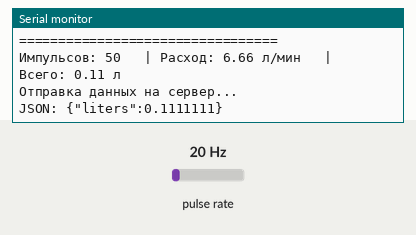
Simulated run of this sketch. Board: ESP32. Shown: the last lines printed to the serial monitor. Wiring (inferred from the names in the program): pulse sensor: data GPIO 27. The test bench sets the inputs (shaded band); at power-on: pulse rate 20 Hz. WiFi joins after 1.5 s; servers stay silent unless stated; uploads are accepted with an empty reply.

Above: at 3.7 s.
3.8 s: pulse rate (sensor on GPIO 27) set to 4 Hz
At 3.8 s:
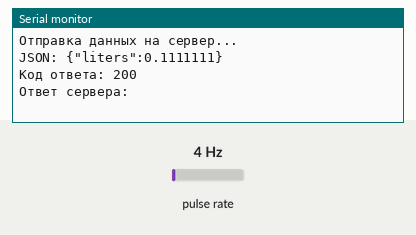
5.3 s: pulse rate (sensor on GPIO 27) set to 50 Hz
At 10.6 s:
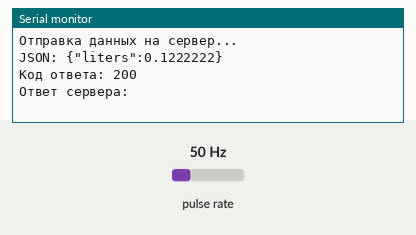
Timing chart, 0 to 12.1 s (numbered marks = the images above; inputs shaded):
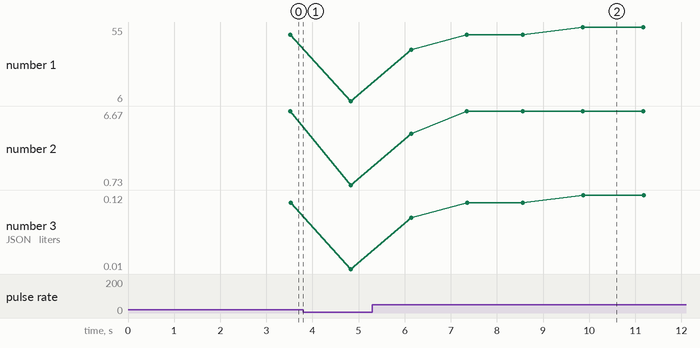

The sketch:

Code.ino
```cpp
/*
 * Smart Water Meter - ESP32 Code
 * Код для отправки данных о потреблении воды на Flask сервер
 */

#include <WiFi.h>
#include <HTTPClient.h>
#include <ArduinoJson.h>

// ============= НАСТРОЙКИ WiFi =============
const char* ssid = "iPhone (Бейбарыс) (2)";           // Замените на имя вашей WiFi сети
const char* password = "Ernur228";     // Замените на пароль WiFi

// ============= НАСТРОЙКИ СЕРВЕРА =============
const char* serverURL = "http://172.20.10.2:5000/receive_data";  // Замените IP на адрес вашего компьютера
// Чтобы узнать IP адрес вашего ПК:
// Windows: откройте командную строку и введите: ipconfig
// Найдите "IPv4 Address" для вашего WiFi адаптера

// ============= НАСТРОЙКИ ДАТЧИКА =============
const int FLOW_SENSOR_PIN = 27;  // Пин для датчика потока воды
volatile int pulseCount = 0;     // Счетчик импульсов от датчика
float calibrationFactor = 15;   // Калибровочный коэффициент (импульсов на литр)
                                 // Настройте под ваш датчик (обычно 4.5-7.5)

unsigned long oldTime = 0;
float totalLiters = 0;
float flowRate = 0;

// ============= ФУНКЦИЯ ПОДСЧЕТА ИМПУЛЬСОВ =============
void IRAM_ATTR pulseCounter() {
  pulseCount++;
}

// ============= ОТПРАВКА ДАННЫХ НА СЕРВЕР =============
void sendDataToServer(float liters) {
  if (WiFi.status() == WL_CONNECTED) {
    HTTPClient http;

    // Начинаем HTTP соединение
    http.begin(serverURL);
    http.addHeader("Content-Type", "application/json");

    // Создаем JSON документ
    StaticJsonDocument<200> doc;
    doc["liters"] = liters;

    // Сериализуем JSON в строку
    String jsonString;
    serializeJson(doc, jsonString);

    // Отправляем POST запрос
    Serial.println("Отправка данных на сервер...");
    Serial.println("JSON: " + jsonString);

    int httpResponseCode = http.POST(jsonString);

    // Проверяем ответ
    if (httpResponseCode > 0) {
      String response = http.getString();
      Serial.println("Код ответа: " + String(httpResponseCode));
      Serial.println("Ответ сервера: " + response);
    } else {
      Serial.println("Ошибка отправки: " + String(httpResponseCode));
    }

    http.end();
  } else {
    Serial.println("WiFi не подключен!");
  }
}

// ============= SETUP =============
void setup() {
  Serial.begin(115200);
  delay(1000);

  Serial.println("\n\n=================================");
  Serial.println("Smart Water Meter - ESP32");
  Serial.println("=================================\n");

  // Настройка пина датчика
  pinMode(FLOW_SENSOR_PIN, INPUT_PULLUP);
  attachInterrupt(digitalPinToInterrupt(FLOW_SENSOR_PIN), pulseCounter, FALLING);

  // Подключение к WiFi
  Serial.print("Подключение к WiFi: ");
  Serial.println(ssid);
  WiFi.begin(ssid, password);

  int attempts = 0;
  while (WiFi.status() != WL_CONNECTED && attempts < 30) {
    delay(500);
    Serial.print(".");
    attempts++;
  }

  if (WiFi.status() == WL_CONNECTED) {
    Serial.println("\n✓ WiFi подключен!");
    Serial.print("IP адрес ESP32: ");
    Serial.println(WiFi.localIP());
    Serial.print("Сервер: ");
    Serial.println(serverURL);
    Serial.println("=================================\n");
  } else {
    Serial.println("\n✗ Не удалось подключиться к WiFi!");
    Serial.println("Проверьте SSID и пароль в коде");
  }

  oldTime = millis();
}

// ============= LOOP =============
void loop() {
  // Каждую секунду рассчитываем расход
  if ((millis() - oldTime) > 1000) {

    // Отключаем прерывания для безопасного чтения
    detachInterrupt(digitalPinToInterrupt(FLOW_SENSOR_PIN));

    // Время между измерениями
unsigned long timePassed = millis() - oldTime;

// Расход (литров в минуту)
flowRate = (pulseCount / 450.0) * (60000.0 / timePassed);  // 450 импульсов ≈ 1 литр

// Литры за этот интервал
float litersThisSecond = (pulseCount / 450.0);

    totalLiters += litersThisSecond;

    // Выводим информацию
    Serial.print("Импульсов: ");
    Serial.print(pulseCount);
    Serial.print("\t | Расход: ");
    Serial.print(flowRate, 2);
    Serial.print(" л/мин");
    Serial.print("\t | Всего: ");
    Serial.print(totalLiters, 2);
    Serial.println(" л");

    // Если есть поток воды, отправляем данные на сервер
    if (litersThisSecond > 0) {
      sendDataToServer(litersThisSecond);
    }

    // Сбрасываем счетчик
    pulseCount = 0;
    oldTime = millis();

    // Включаем прерывания обратно
    attachInterrupt(digitalPinToInterrupt(FLOW_SENSOR_PIN), pulseCounter, FALLING);
  }

  // Небольшая задержка
  delay(100);
}

/*
 * ============= ИНСТРУКЦИИ ПО УСТАНОВКЕ =============
 *
 * 1. УСТАНОВКА БИБЛИОТЕК В ARDUINO IDE:
 *    - Откройте Arduino IDE
 *    - Меню: Скетч → Подключить библиотеку → Управление библиотеками
 *    - Найдите и установите:
 *      • ArduinoJson (by Benoit Blanchon)
 *    - WiFi и HTTPClient уже встроены для ESP32
 *
 * 2. НАСТРОЙКА ESP32 В ARDUINO IDE:
 *    - Меню: Файл → Настройки
 *    - Дополнительные ссылки для менеджера плат:
 *      https://raw.githubusercontent.com/espressif/arduino-esp32/gh-pages/package_esp32_index.json
 *    - Меню: Инструменты → Плата → Менеджер плат
 *    - Найдите "esp32" и установите "ESP32 by Espressif Systems"
 *    - Меню: Инструменты → Плата → ESP32 Arduino → выберите вашу модель (например, ESP32 Dev Module)
 *
 * 3. НАСТРОЙКА КОДА:
 *    - Измените ssid и password на ваши WiFi данные
 *    - Измените serverURL - замените 192.168.1.100 на IP вашего компьютера
 *    - Настройте FLOW_SENSOR_PIN под ваш пин подключения датчика
 *    - Настройте calibrationFactor под ваш датчик (см. документацию датчика)
 *
 * 4. ПОДКЛЮЧЕНИЕ ДАТЧИКА ПОТОКА:
 *    - Красный провод → 5V или 3.3V (зависит от датчика)
 *    - Черный провод → GND
 *    - Желтый провод (сигнал) → GPIO 2 (или другой пин, указанный в FLOW_SENSOR_PIN)
 *
 * 5. ЗАГРУЗКА КОДА:
 *    - Подключите ESP32 к компьютеру через USB
 *    - Выберите правильный порт: Инструменты → Порт → COMx
 *    - Нажмите кнопку "Загрузить" (стрелка вправо)
 *
 * 6. ПРОВЕРКА РАБОТЫ:
 *    - Откройте монитор порта: Инструменты → Монитор порта (Ctrl+Shift+M)
 *    - Скорость: 115200 бaud
 *    - Проверьте сообщения о подключении к WiFi
 *    - Проверьте отправку данных на сервер
 *
 * 7. ЗАПУСК СЕРВЕРА:
 *    - Перед загрузкой кода убедитесь, что Flask сервер запущен
 *    - Откройте командную строку на ПК
 *    - Перейдите в папку проекта: cd "c:\Users\Admin\Desktop\Датчик воды"
 *    - Запустите: python app.py (или py app.py)
 *    - Сервер должен быть доступен на http://ВАШИ_IP:5000
 *
 * ============= РЕШЕНИЕ ПРОБЛЕМ =============
 *
 * Проблема: ESP32 не подключается к WiFi
 * Решение: Проверьте SSID и пароль, убедитесь что WiFi работает на 2.4GHz (не 5GHz)
 *
 * Проблема: Ошибка отправки данных (-1 или другой код)
 * Решение: Проверьте IP адрес сервера, убедитесь что ПК и ESP32 в одной сети
 *
 * Проблема: Датчик не считает импульсы
 * Решение: Проверьте подключение проводов, попробуйте другой GPIO пин
 *
 * Проблема: Неправильные показания литров
 * Решение: Настройте calibrationFactor под ваш датчик (см. datasheet)
 *
 * ============= ТЕСТИРОВАНИЕ БЕЗ ДАТЧИКА =============
 *
 * Если у вас пока нет датчика, замените код в loop() на тестовый:
 *
 * void loop() {
 *   delay(5000);  // Каждые 5 секунд
 *   float testLiters = random(1, 5);  // Случайное значение 1-5 литров
 *   Serial.print("Тестовая отправка: ");
 *   Serial.print(testLiters);
 *   Serial.println(" л");
 *   sendDataToServer(testLiters);
 * }
 *
 */
```

Measured:
- after the input at 5.3 s, the serial monitor: prints a new line after 0.84 s (image 2)
- plotted number 1: 50 → 6 after the input at 3.8 s
- plotted number 2: 6.66 → 0.73 after the input at 3.8 s
- plotted number 3: 0.11 → 0.01 after the input at 3.8 s
